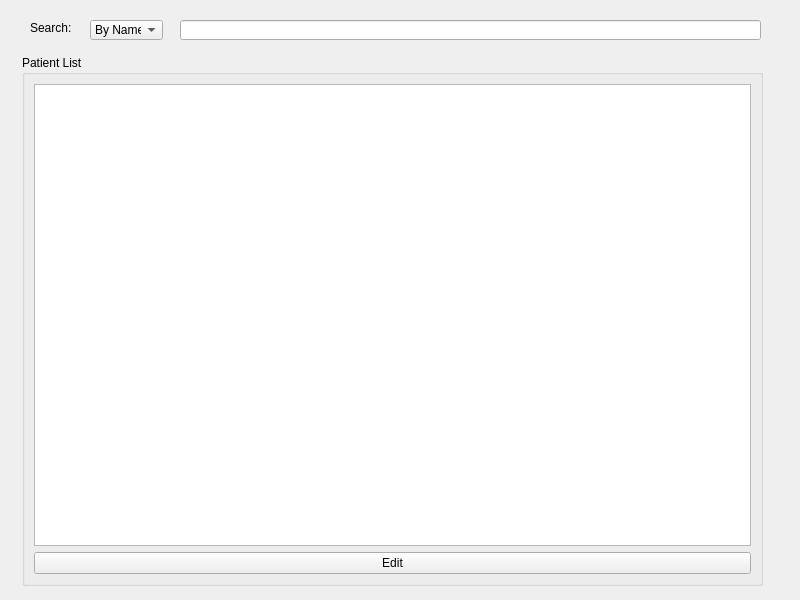
<?xml version="1.0" encoding="UTF-8"?>
<ui version="4.0">
 <class>Form</class>
 <widget class="QWidget" name="Form">
  <property name="geometry">
   <rect>
    <x>0</x>
    <y>0</y>
    <width>800</width>
    <height>600</height>
   </rect>
  </property>
  <property name="minimumSize">
   <size>
    <width>800</width>
    <height>600</height>
   </size>
  </property>
  <property name="maximumSize">
   <size>
    <width>800</width>
    <height>600</height>
   </size>
  </property>
  <property name="windowTitle">
   <string>Form</string>
  </property>
  <property name="windowIcon">
   <iconset>
    <normaloff>../../../../../../Desktop/Project/icon.png</normaloff>../../../../../../Desktop/Project/icon.png</iconset>
  </property>
  <widget class="QLabel" name="label">
   <property name="geometry">
    <rect>
     <x>30</x>
     <y>20</y>
     <width>51</width>
     <height>16</height>
    </rect>
   </property>
   <property name="text">
    <string>Search:</string>
   </property>
  </widget>
  <widget class="QLineEdit" name="lineEdit_search">
   <property name="geometry">
    <rect>
     <x>180</x>
     <y>20</y>
     <width>581</width>
     <height>20</height>
    </rect>
   </property>
  </widget>
  <widget class="QGroupBox" name="groupBox">
   <property name="geometry">
    <rect>
     <x>22</x>
     <y>55</y>
     <width>741</width>
     <height>531</height>
    </rect>
   </property>
   <property name="title">
    <string>Patient List</string>
   </property>
   <layout class="QGridLayout" name="gridLayout_2">
    <item row="0" column="0">
     <widget class="QTreeView" name="treeView"/>
    </item>
    <item row="1" column="0">
     <widget class="QPushButton" name="pushButton_2">
      <property name="text">
       <string>Edit</string>
      </property>
     </widget>
    </item>
   </layout>
  </widget>
  <widget class="QComboBox" name="comboBox">
   <property name="geometry">
    <rect>
     <x>90</x>
     <y>20</y>
     <width>73</width>
     <height>20</height>
    </rect>
   </property>
   <item>
    <property name="text">
     <string>By Name</string>
    </property>
   </item>
   <item>
    <property name="text">
     <string>By Date</string>
    </property>
   </item>
   <item>
    <property name="text">
     <string>By Doctor</string>
    </property>
   </item>
   <item>
    <property name="text">
     <string>By Phone</string>
    </property>
   </item>
   <item>
    <property name="text">
     <string>By Status</string>
    </property>
   </item>
  </widget>
 </widget>
 <resources/>
 <connections/>
</ui>
